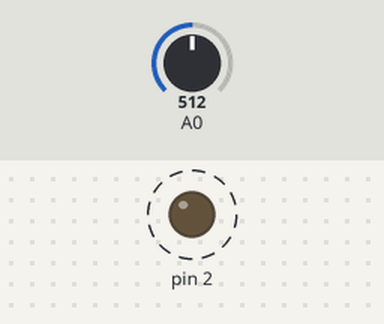
A sketch run on a simulated Arduino Uno, built with avr-gcc and run on an emulated ATmega328P. Shown: output pins drawn as LEDs (lit = HIGH). Dashed ring = blinking. The test bench sets the inputs (shaded band); at power-on: A0 = 512.

Above: at 1.2 s.
1.3 s: A0 set to 716
4.3 s: A0 set to 511
Timing chart, 0 to 13.3 s (numbered marks = the images above; inputs shaded):
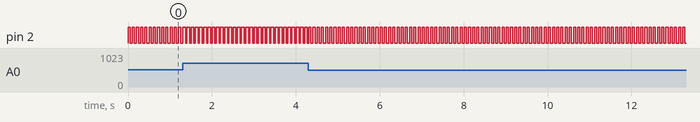

The sketch:

49_VisaoGeralDaPWM.ino
```cpp
int duty = 0;
int dutyMax = 100;


void setup() {
  pinMode(2, OUTPUT);
  pinMode(A0, INPUT);
}

void loop() {
  int pot = analogRead(A0);
  duty = map(pot, 0, 1023, 0, dutyMax);

  digitalWrite(2, HIGH);
  delay(duty);
  digitalWrite(2, LOW);
  delay(dutyMax - duty);
}
```

Measured:
- by itself, pin 2: alternates HIGH for 0.05 s and LOW for 0.05 s
